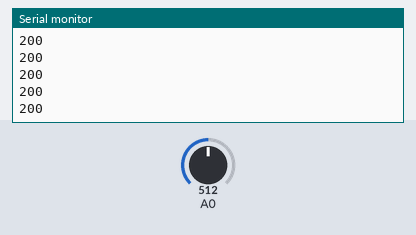
The sketch below on a simulated Arduino Uno, built with avr-gcc and run on an emulated ATmega328P. Parts: the last lines printed to the serial monitor. The inputs (shaded band) are chosen by the test bench; at power-on: A0 = 512.

Above: at 1.2 s.
1.3 s: A0 set to 716
At 2.0 s:
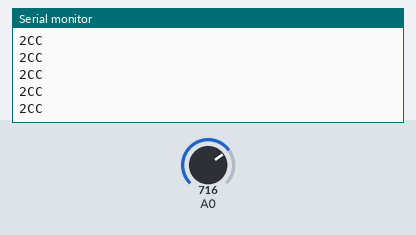
3.2 s: A0 set to 511
At 3.7 s:
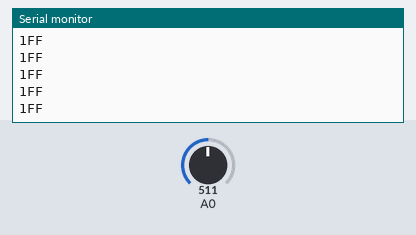

Measured:
- after the input at 1.3 s, the serial monitor: prints a new line at once (image 1)
- after the input at 3.2 s, the serial monitor: prints a new line at once (image 2)

The sketch:

zadanie3.ino
```cpp
/*
  Autorzy:
    Rafał Raczyński 283528
    Michał Smutkiewicz 283538
    Joanna Zalewska 283557

  Program odczytuje napięcie na podłączonym do płytki potencjometrze i wyświetla go w formacie HEX w pętli. Wartość odczytywana jest z pinu A0.
*/


int sensorValue = 0;
void setup() {
  // put your setup code here, to run once:
  Serial.begin(115200);
}

void loop() {
  // put your main code here, to run repeatedly:
  sensorValue = analogRead(A0);
  Serial.println(sensorValue, HEX);
  delay(2);
}
```
